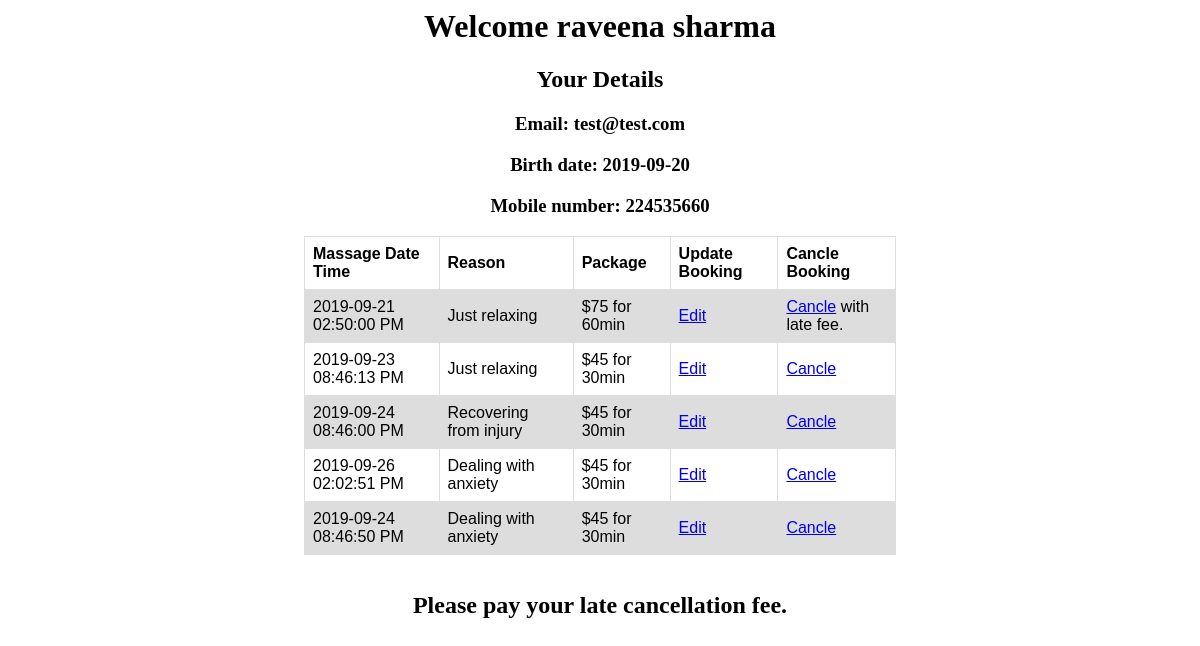
The app's page /user_profile.php (signed in), older data.
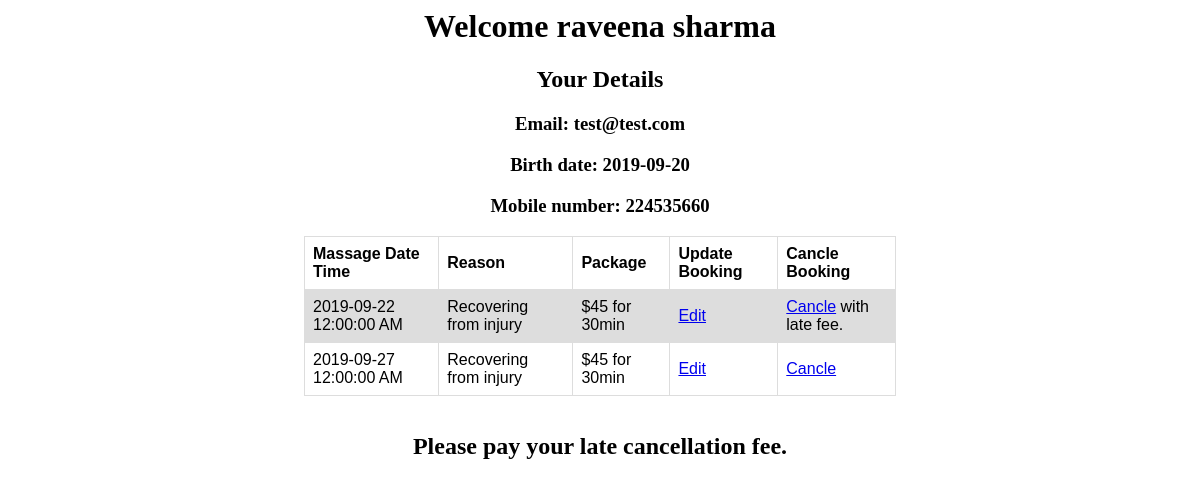
The same page, newer data.
### tables this page shows
CREATE TABLE `user` (
  `id` int(11) NOT NULL,
  `fullname` varchar(250) NOT NULL,
  `gender` varchar(25) NOT NULL,
  `birth_date` date NOT NULL,
  `mob_number` int(15) NOT NULL,
  `email` varchar(250) NOT NULL,
  `password` varchar(250) NOT NULL,
  `is_late` varchar(250) NOT NULL DEFAULT 'No',
  `created` datetime NOT NULL,
  `updated` datetime DEFAULT NULL
);

CREATE TABLE `booking` (
  `id` int(11) NOT NULL,
  `user_id` int(11) NOT NULL,
  `massage_time` date NOT NULL,
  `time` varchar(250) NOT NULL,
  `reason` varchar(250) NOT NULL,
  `massage_type` varchar(250) NOT NULL,
  `price` varchar(250) NOT NULL,
  `created` datetime NOT NULL,
  `updated` datetime NOT NULL
);

### user_profile.php (the view, shortened to what this page needs)
<?php
require('db_connect.php');
if(!isset($_SESSION["email"])){
	header("Location: login_register.php");
	exit();
}else{
	$email = $_SESSION["email"];
	$query = "SELECT * FROM user WHERE email='$email'";
	$result = mysqli_query($con,$query) or die(mysql_error());
    $row =  mysqli_fetch_row($result);
	if($result != null){
		$userid = $row[0];
        $username = $row[1];
        $birthdate = $row[3];
		$mob_number = $row[4];
        $email = $row[5];
	   $is_late = $row[7];
    }
}
?>
<?php
$current_date = new DateTime();
$current_date= $current_date->format('Y-m-d h:i:s A');
?>
<div class='form' style="text-align:center;">
<h1>Welcome <?php echo $username; ?></h1>
<h2 >Your Details</h2>
<h3>Email: <?php echo $email; ?></h3>
<h3>Birth date: <?php echo $birthdate; ?></h3>
<h3>Mobile number: <?php echo $mob_number; ?></h3>
</div>
<div style="text-align:center;">
<table style="text-align:center;">
  <tr>
    <th>Massage Date Time</th>
    <th>Reason</th>
	<th>Package</th>
	<th>Update Booking</th>
	<th>Cancle Booking</th>
  </tr>
<?php
$query1 = "SELECT * FROM booking WHERE user_id='$userid'";
	$result = mysqli_query($con,$query1) or die(mysql_error());
    if (mysqli_num_rows($result) > 0) {
		while($row = mysqli_fetch_assoc($result)) {
		$after_24= $row['massage_time'];
		$after_24= new \DateTime($after_24.' +1 day');
		$after_24= $after_24->format('Y-m-d h:i:s A');
        $submitted_date = $row['massage_time'];
		$submitted_date = new DateTime($submitted_date);
		$submitted_date= $submitted_date->format('Y-m-d h:i:s A');
		$new_date= strtotime($current_date);
		$old_date= strtotime($after_24);
			echo "<tr>";
    		echo"<td>".$submitted_date."</td>";
			echo"<td>".$row['reason']."</td>";
			echo"<td>".$row['price']."</td>";
			echo"<td><a href='edit_booking.php?id=".$row['id']."'>Edit</a></td>";
			if($new_date <= $old_date){
				echo"<td><a href='cancle_booking.php?id=".$row['id']."&is_late=No''>Cancle</a></td>";
			}else{
				echo"<td><a href='cancle_booking.php?id=".$row['id']."&is_late=Yes'>Cancle</a> with late fee.</td>";
			}
  			echo"</tr>";
		}
	}
?>
</table>
<div>
<?php
	if($is_late == "Yes"){
      echo "<br><h2>Please pay your late cancellation fee.</h2>";
	}
	?>
</div>
</div>

### user_profile.php (style rules this page uses)
table { font-family: arial, sans-serif; border-collapse: collapse; width:50%; margin-left:25%; margin-right:25%; }
td, th { border: 1px solid #dddddd; text-align: left; padding: 8px; }
tr:nth-child(even) { background-color: #dddddd; }

Row changes from the older to the newer data that the page shows:
removed booking: massage_time "2019-09-21 02:50:00 PM", reason "Just relaxing", price "$75 for 60min"
removed booking: massage_time "2019-09-23 08:46:13 PM", reason "Just relaxing", price "$45 for 30min"
removed booking: massage_time "2019-09-24 08:46:00 PM", reason "Recovering from injury", price "$45 for 30min"
removed booking: massage_time "2019-09-26 02:02:51 PM", reason "Dealing with anxiety", price "$45 for 30min"
removed booking: massage_time "2019-09-24 08:46:50 PM", reason "Dealing with anxiety", price "$45 for 30min"
added booking: massage_time "2019-09-22 12:00:00 AM", reason "Recovering from injury", price "$45 for 30min"
added booking: massage_time "2019-09-27 12:00:00 AM", reason "Recovering from injury", price "$45 for 30min"
